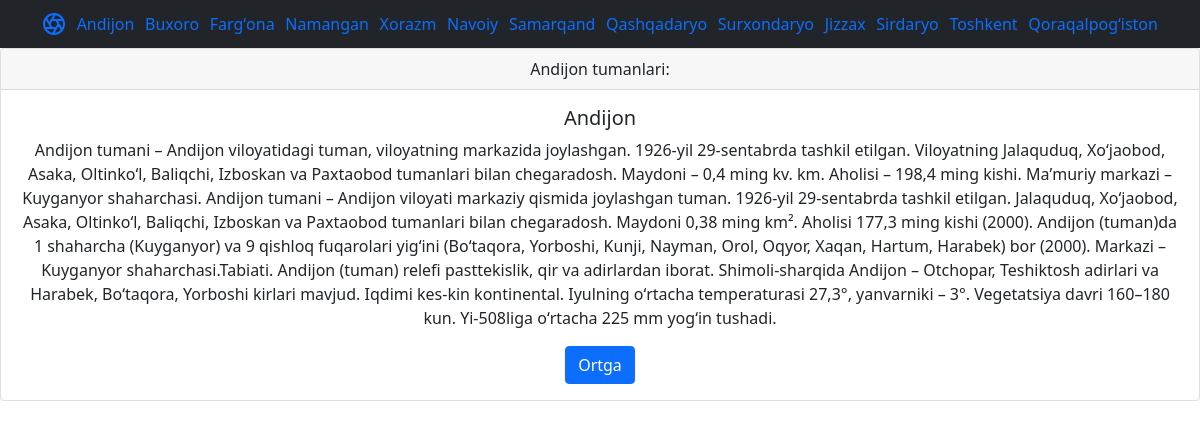
The page /oqish/2/ on the database its author committed.
### viloyat/models.py (models this page shows, shortened)
class Viloyat(models.Model):
	name = models.CharField(max_length=355)
	slug = models.SlugField(max_length=355)
	def __str__(self):
		return self.name

class Rayon(models.Model):
	name = models.CharField(max_length=355)
	slug = models.SlugField(max_length=355)
	aholi = models.BigIntegerField(default=0)
	content = models.TextField(blank=True)
	cat = models.ForeignKey(Viloyat,on_delete=models.PROTECT,null=True)

### viloyat/views.py (the view)
# urls.py: path('oqish/<int:pk>/',oqish,name='oqish'),
def oqish(request,pk):
	rayon = Rayon.objects.filter(pk=pk)
	viloyat = Viloyat.objects.all()
	if pk>14:
		pk = 1
	return render(request,'viloyat/oqi.html',{'viloyat':viloyat,'rayon':rayon,'a':pk})

### viloyat/templates/viloyat/oqi.html (shortened to what this page needs)
{% extends 'viloyat/viloyat.html' %}
{% block content %}
{% load static %}
{% for i in rayon %}
<div class="card text-center">
  <div class="card-header">
    {{i.cat}} tumanlari:
  </div>
  <div class="card-body">
    <h5 class="card-title">{{i.name}}</h5>
    <p class="card-text">{{i.content}}</p>
    <a href="{% url 'viloyat' %}" class="btn btn-primary">Ortga</a>
  </div>
</div>
{% endfor %}
{% endblock %}

### viloyat/templates/viloyat/viloyatkorinish.html (shortened to what this page needs)
{% load static %}
<!doctype html>
<html lang="en">
  <head>
    <link href="https://cdn.jsdelivr.net/npm/bootstrap@5.0.2/dist/css/bootstrap.min.css" rel="stylesheet">
  </head>
  <body>
<header class="site-header sticky-top py-1 navbar navbar-dark bg-dark ">
  <nav class="container d-flex flex-column flex-md-row justify-content-between">
    <a class="py-2" href="{% url 'home' %}" aria-label="Product">
    </a>
    {% for i in viloyat %}
    <a style=" text-decoration: none;" class="py-2 d-none d-md-inline-block " href="{% url 'rayon' i.pk %}" name="q">{{i.name}}</a>
    {% endfor %}
  </nav>
</header>
{% block content %}
{% endblock %}
  </body>
</html>

### rows shown on the page
Viloyat: name "Andijon"
Viloyat: name "Buxoro"
Viloyat: name "Fargʻona"
Viloyat: name "Namangan"
Viloyat: name "Xorazm"
Viloyat: name "Navoiy"
Viloyat: name "Samarqand"
Viloyat: name "Qashqadaryo"
Viloyat: name "Surxondaryo"
Viloyat: name "Jizzax"
Viloyat: name "Sirdaryo"
Viloyat: name "Toshkent"
Viloyat: name "Qoraqalpogʻiston"
Rayon: cat "Andijon", name "Andijon", content "Andijon tumani – Andijon viloyatidagi tuman, viloyatning markazida joylashgan. 1926-yil 29-sentabrda tashkil etilgan. Viloyatning Jalaquduq, Xoʻjaobod, Asaka, Oltinkoʻl, Baliqchi, Izboskan va Paxtaobod tumanlari bilan chegaradosh. Maydoni – 0,4 ming kv. km. Aholisi – 198,4 ming kishi. Maʼmuriy markazi – Kuyganyor shaharchasi. Andijon tumani – Andijon viloyati markaziy qismida joylashgan tuman. 1926-yil 29-sentabrda tashkil etilgan. Jalaquduq, Xoʻjaobod, Asaka, Oltinkoʻl, Baliqchi, Izboskan va Paxtaobod tumanlari bilan chegaradosh. Maydoni 0,38 ming km². Aholisi 177,3 ming kishi (2000). Andijon (tuman)da 1 shaharcha (Kuyganyor) va 9 qishloq fuqarolari yigʻini (Boʻtaqora, Yorboshi, Kunji,…"
